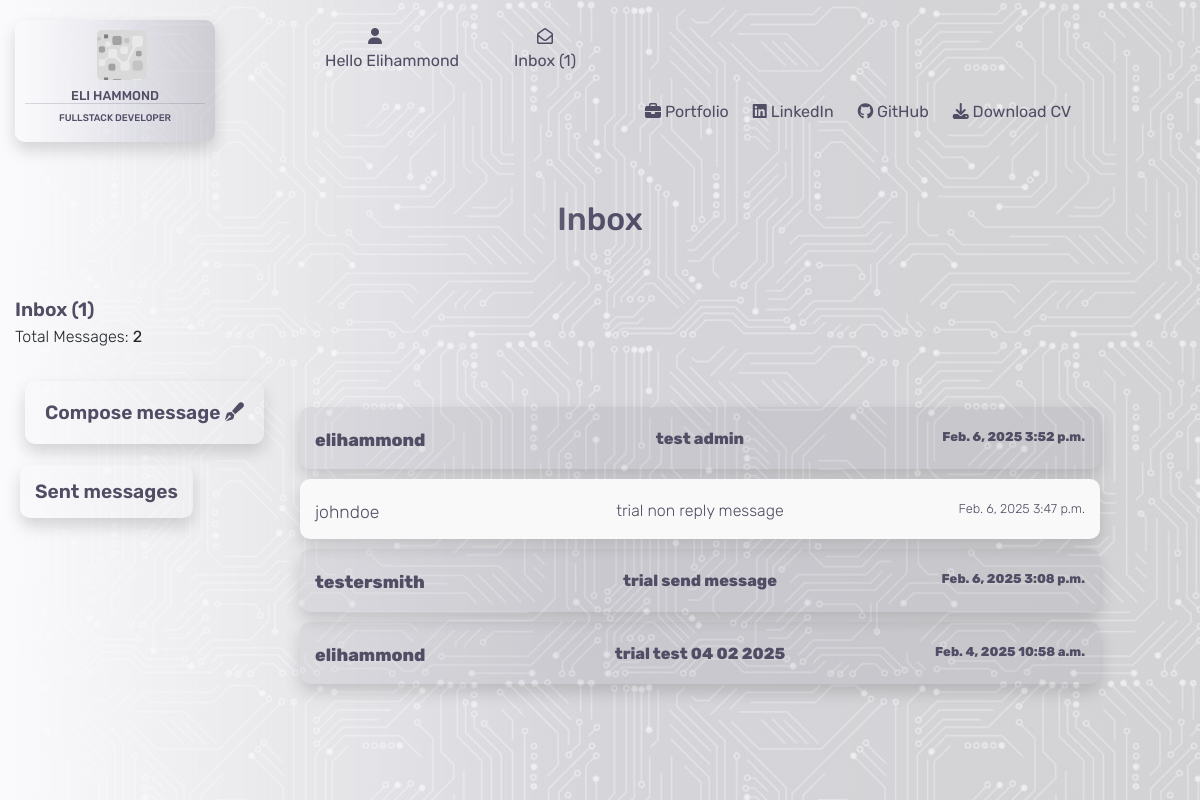
/contacts/ (signed in), run on an earlier commit of the app's database.
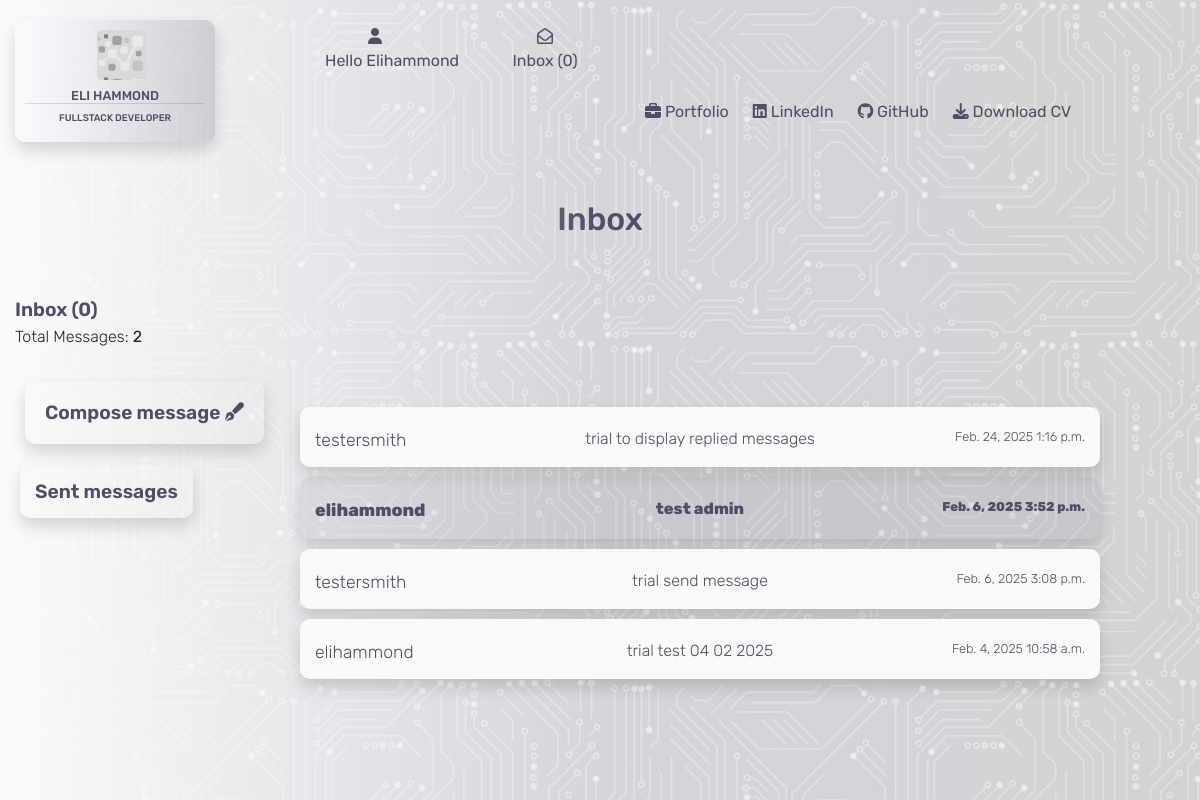
And on a later commit of the database.
### contacts/models.py (models this page shows)
class Contacts(models.Model):
    class Meta:
        verbose_name_plural = "Contacts"
    name = models.CharField(max_length=26)
    send_to = models.CharField(max_length=240)
    subject = models.CharField(max_length=52, null=True, blank=True)
    email = models.EmailField()
    phone = models.IntegerField()
    message = models.TextField()
    date = models.DateField(auto_now_add=True)
    time = models.TimeField(auto_now_add=True)
    read = models.BooleanField(default=False)
    has_reply = models.BooleanField(default=False)
    new_reply = models.BooleanField(default=False)

### contacts/views.py (the view)
# urls.py: path('', views.contacts, name='contacts'),
@login_required
def contacts(request):
    inbox = Contacts.objects.all().order_by('-date', '-time')
    replied = Replied.objects.all()
    context = {
        'inbox': inbox,
        'replied': replied
    }
    return render(request, 'contacts/contacts.html', context)

### contacts/contexts.py (called while the page is built)
def contacts_inbox(request):
    user = request.user.id
    if user:
        user_inbox = get_object_or_404(User, username=request.user)
        inbox = Contacts.objects.filter(send_to=user_inbox)
        replied = Replied.objects.filter(name=user_inbox)
        reply_message = Contacts.objects.filter(new_reply=True)
        unread_messages = inbox.filter(read=False).count()
        message_count = len(inbox)
        reply_num = len(reply_message)
        context = {
            'inbox': inbox,
            'message_count': message_count,
            'unread_messages': unread_messages,
            'replied': replied,
            'reply_num': reply_num,
        }
    else:
        inbox = Contacts.objects.all()
        context = {
            'inbox': inbox
        }
    return context

### contacts/templates/contacts/contacts.html (shortened to what this page needs)
{% extends "base.html" %}
{% load static %}
{% block content %}
<div class="container-fluid">
    <div class="row">
        <div class="col-4"></div>
        <div class="col-4">
            <h2 class="header">Inbox </h2>
        </div>
        <div class="col-4"></div>
    </div>
    <div class="inbox-header">
        Inbox ({{ unread_messages }})
    </div>
    <div class="inbox-subheader">
        Total Messages: <strong>{{ message_count }}</strong>
    </div>
    <div class="inbox-header">
        <a href="{% url 'compose_message' %}" class="compose shadow">Compose message <i class="fa-solid fa-pen-fancy"></i></a>
    </div>
    <div class="inbox-header">
        <a href="{% url 'sent_messages' %}" class="sent-messages shadow">Sent messages </a>
    </div>
    {% for i in inbox %}
    <div class="row">
        <div class="col-3">
        </div>
        {% if i.send_to == user.username %}
        <div class="col-8">
            <div class="message-display">
                <div class="row message-container {% if i.read %}opened-message{% else %}unread-message{% endif %} shadow">
                    <div class="col-3">
                        <a href="{% url 'open_message' i.id %}">
                            <p class="inbox-name">{{ i.name }}
                            </p>
                        </a>
                    </div>
                    <div class="col-6">
                        <a href="{% url 'open_message' i.id %}">
                            {% if i.subject %}
                            <p class="inbox-subject">{{ i.subject }}</p>
                            {% else %}
                            <p class="inbox-subject">no subject</p>
                            {% endif %}
                        </a>
                    </div>
                    <div class="col-3">
                        <a href="{% url 'open_message' i.id %}">
                            <p class="inbox-date-time">{{ i.date }} {{ i.time }}</p>
                        </a>
                    </div>
                </div>
            </div>
        </div>
        {% endif %}
        <div class="col-1"></div>
    </div>
    {% if i.name == user.username %}
    <div class="row">
        <div class="col-3"></div>
        {% if i.has_reply == True %}
        <div class="col-8">
            <div class="message-display">
                <div class="row message-container {% if i.read %}opened-message{% else %}unread-message{% endif %} shadow">
                    <div class="col-3">
                        <a href="{% url 'open_message' i.id %}">
                            <p class="inbox-name">{{ i.name }}</p>
                        </a>
                    </div>
                    <div class="col-6">
                        <a href="{% url 'open_message' i.id %}">
                            {% if i.subject %}
                            <p class="inbox-subject">{{ i.subject }}</p>
                            {% else %}
                            <p class="inbox-subject">no subject</p>
                            {% endif %}
                        </a>
                    </div>
                    <div class="col-3">
                        <a href="{% url 'open_message' i.id %}">
                            <p class="inbox-date-time">{{ i.date }} {{ i.time }}</p>
                        </a>
                    </div>
                </div>
            </div>
        </div>
        {% endif %}
        <div class="col-1"></div>
    </div>
    {% endif %}
    {% endfor %}
</div>
{% endblock %}

### templates/base.html (shortened to what this page needs)
{% load static %}
<!DOCTYPE html>
<html lang="en">
<head>
    {% block corecss %}
        <link rel="stylesheet" href="https://stackpath.bootstrapcdn.com/bootstrap/4.4.1/css/bootstrap.min.css">
        <link rel="stylesheet" href="https://cdnjs.cloudflare.com/ajax/libs/font-awesome/6.6.0/css/all.min.css">
        <link rel="stylesheet" href="https://cdnjs.cloudflare.com/ajax/libs/font-awesome/6.6.0/css/all.min.css">
        <link rel="stylesheet" href="{% static 'css/base.css' %}">
    {% endblock %}
</head>
<body>
    <div class="opaque"></div>
    <header>
        <nav>
            <div class="container-fluid">
                <div class="row">
                    <div class="col-md-3">
                        <a href="{% url 'home' %}">
                            <div class="logo shadow">
                                <div class="logo-logo"></div>
                                <h5>Eli Hammond</h5>
                                <h6>Fullstack Developer</h6>
                            </div>
                        </a>
                    </div>
                    <div class="col-lg-3 col-md-6">
                        <div class="row">
                            <div class="col-md-6">
                                <div class="dropdown">
                                    <div class="dropbtn">
                                        <div class="icon"><i class="fa-solid fa-user"></i></div>
                                        {% if request.user.is_authenticated %}
                                            <div class="hello">
                                                Hello {{ user.username|capfirst }}
                                            </div>
                                        {% else %}
                                            Login/Register
                                        {% endif %}
                                    </div>
                                </div>
                            </div>
                            <div class="col-md-6">
                                {% if request.user.is_authenticated %}
                                    <div class="message-box">
                                        <a href="{% url 'contacts' %}">
                                            <div class="icon"><i class="fa-regular fa-envelope-open"></i></div>
                                            Inbox ({{ unread_messages }})
                                        </a>
                                    </div>
                                {% endif %}
                            </div>
                        </div>
                    </div>
                    <div class="col-lg-6 col-md-3">
                    </div>
                </div>
                <div class="row bottom-header">
                    <div class="col-md-6"></div>
                    <div class="col-md-6 d-none d-lg-block">
                        <ul>
                            <li>
                                <a href="{% url 'portfolio' %}">{% block custom_style %}<i class="fa-solid fa-briefcase"></i> Portfolio{% endblock %}</a>
                            </li>
                            <li>
                                <a href="https://www.linkedin.com/in/elliot-hammond-286739298/" target="_blank"><i class="fa-brands fa-linkedin"></i> LinkedIn</a>
                            </li>
                            <li>
                                <a href="https://github.com/e-h-dev" target="_blank"><i class="fa-brands fa-github"></i> GitHub</a>
                            </li>
                            <li>
                                <a href="/media/CV.pdf" target="_blank"><i class="fa-solid fa-download"></i> Download CV</a>
                            </li>
                        </ul>
                    </div>
                </div>
            </div>
        </nav>
    </header>
    {% block content %}
    {% endblock %}
</body>
</html>

### static/css/base.css (style rules this page uses)
:root { --main-font:Rubik; --text-color:rgb(80, 77, 100); }
body { background-image: url('/media/background-image.jpg'); }
header { height:200px; }
.logo-logo { background-image: url("/media/small-logo.png"); height:50px; width:50px; position: relative; left:40%; background-size: contain; border-radius: 5px; z-index: -9999999999999999999999; }
.logo { height:100; width:200px; border-radius: 10px; position: relative; top:20px; z-index: 9999999999; font-family: var(--main-font); color:rgb(80, 77, 100); padding:10px; text-transform: uppercase; background-image: linear-gradient(to right, #fafafc, rgba(103, 102, 146, 0.1), rgba(80, 77, 100, 0.2)); }
.logo h5 { text-align: center; font-size: 0.8rem; padding-top: 8px; border-bottom: 1px solid rgba(80, 77, 100, 0.2); }
.logo h6 { text-align: center; font-size: 0.6rem; }
.hello { width:max-content; padding-left: 10px; }
.bottom-header { position: absolute; top:100px; width:90vw; left:100px; }
.opaque { background-image: linear-gradient(to right, #fafafc, rgba(103, 102, 146, 0.1), rgba(80, 77, 100, 0.1)); height:100vh; width:100vw; z-index: 1; position: fixed; }
ul { list-style: none; position: relative; padding-left:5px; z-index: 2; }
li a { color:rgb(80, 77, 100); font-family: var(--main-font); font-size: 1rem; padding-right: 1.5rem; float: left; }
.dropbtn { color: rgb(80, 77, 100); font-size: 16px; top:25px; text-align: center; font-family: var(--main-font); border: none; position: relative; z-index:1; cursor: pointer; }
.message-box { font-family: var(--main-font); color: rgb(80, 77, 100); position: relative; top:25px; left:20px; text-align: center; z-index: 2; }
.message-box a { color:var(--text-color); }
.icon { position: inherit; text-align: center; font-size: 1rem; }
.header { font-family: var(--main-font); color: rgb(80, 77, 100); text-align: center; padding-bottom: 50px; }
.col-md-6 { width:90%; }
.inbox-header { position: relative; z-index: 2; font-family: var(--main-font); font-size: 1.2rem; color: var(--text-color); font-weight: 600; }
.inbox-subheader { position: relative; z-index: 2; font-size: 1 rem; font-weight: 300; font-family: var(--main-font); color: var(--main-font); }
.compose { color:var(--text-color); margin:10px; border-radius: 10px; padding: 20px; position: relative; top:50px; }
.sent-messages { color:var(--text-color); margin:5px; border-radius: 10px; padding: 15px; position: relative; top:100px; }
.message-container { color: var(--text-color); font-family: var(--main-font); background-color: rgba(80, 77, 100, 0.09); position: relative; z-index: 2; margin-top: 0; padding-top: 20px; border-radius: 10px; }
.unread-message { font-weight:800; margin-bottom: 10px; }
.opened-message { font-weight: 200; background-color: #f9f9f9; height:60px; margin-bottom: 10px; }
.opened-message a { color:var(--text-color); }
.inbox-name { font-size: 1.1rem; }
.inbox-subject { font-size: 1rem; text-align: center; }
.inbox-date-time { font-size: 0.8rem; text-align: right; }
.message-display { width:100%; text-align: justify; cursor: pointer; }
.message-display a { color: var(--text-color); }

What changed in the data, as far as the page shows it:
removed Contacts: name "johndoe", subject "trial non reply message", date "Feb. 6, 2025", time "3:47 p.m."
added Contacts: name "testersmith", subject "trial to display replied messages", date "Feb. 24, 2025", time "1:16 p.m."
changed Contacts "trial send message": read False → True (drawn)
changed Contacts "trial test 04 02 2025": read False → True (drawn)
Also different on the page:
{{ unread_messages }}: "1" → "0"
